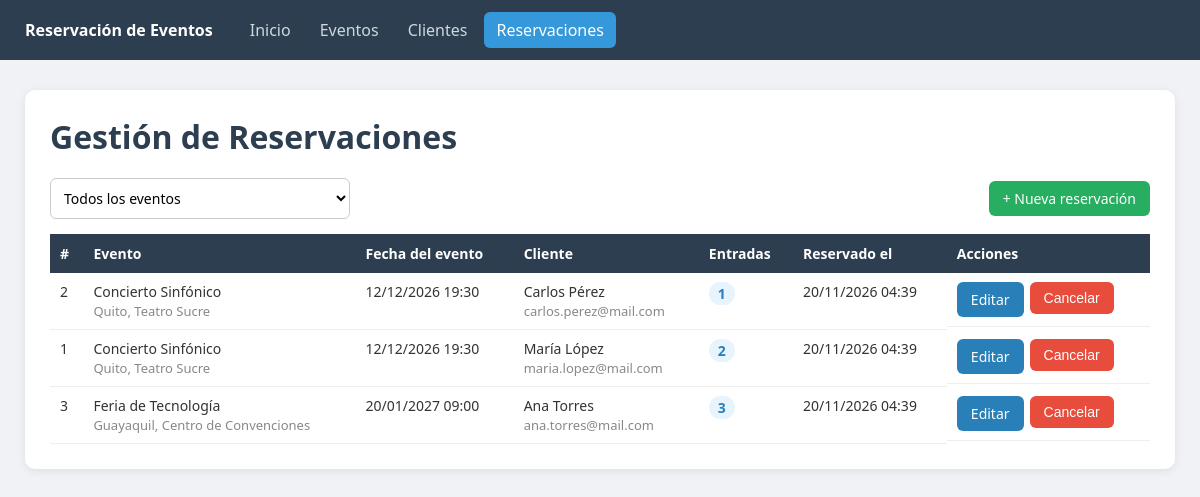
Screenshot of /reservaciones.php with the database file from the repository.
### tables this page shows
CREATE TABLE IF NOT EXISTS reservaciones (
    reservacion_id INT AUTO_INCREMENT PRIMARY KEY,
    evento_id INT NOT NULL,
    cliente_id INT NOT NULL,
    cantidad INT NOT NULL DEFAULT 1,
    fecha_reservacion TIMESTAMP DEFAULT CURRENT_TIMESTAMP,
    CONSTRAINT fk_reservacion_evento FOREIGN KEY (evento_id) REFERENCES eventos(evento_id),
    CONSTRAINT fk_reservacion_cliente FOREIGN KEY (cliente_id) REFERENCES clientes(cliente_id),
    CONSTRAINT uq_evento_cliente UNIQUE (evento_id, cliente_id)
);

CREATE TABLE IF NOT EXISTS eventos (
    evento_id INT AUTO_INCREMENT PRIMARY KEY,
    nombre VARCHAR(120) NOT NULL,
    descripcion TEXT,
    fecha DATETIME NOT NULL,
    ubicacion VARCHAR(200) NOT NULL
);

CREATE TABLE IF NOT EXISTS clientes (
    cliente_id INT AUTO_INCREMENT PRIMARY KEY,
    nombre VARCHAR(100) NOT NULL,
    apellido VARCHAR(100) NOT NULL,
    email VARCHAR(120) NOT NULL UNIQUE,
    telefono VARCHAR(15)
);

### config/Database.php (called while the page is built)
<?php
class Database
{
    private string $host = "localhost";
    private string $dbName = "reservacion_eventos";
    private string $user = "root";
    private string $password = "";
    private static ?PDO $conexion = null;
    public function conectar(): PDO
    {
        if (self::$conexion === null) {
            try {
                $dsn = "mysql:host={$this->host};dbname={$this->dbName};charset=utf8mb4";
                self::$conexion = new PDO($dsn, $this->user, $this->password);
                self::$conexion->setAttribute(PDO::ATTR_ERRMODE, PDO::ERRMODE_EXCEPTION);
                self::$conexion->setAttribute(PDO::ATTR_DEFAULT_FETCH_MODE, PDO::FETCH_ASSOC);
            } catch (PDOException $e) {
                die("Error de conexión: " . $e->getMessage());
            }
        }
        return self::$conexion;
    }
}

### models/Reservacion.php (called while the page is built, shortened)
<?php
require_once __DIR__ . "/../config/Database.php";
class Reservacion
{
    private PDO $db;
    private string $tabla = "reservaciones";
    public function __construct()
    {
        $this->db = (new Database())->conectar();
    }
    public function listar(int $eventoId = 0): array
    {
        $sql = "SELECT r.reservacion_id, r.cantidad, r.fecha_reservacion,
                       e.evento_id, e.nombre AS evento, e.fecha, e.ubicacion,
                       c.cliente_id, CONCAT(c.nombre, ' ', c.apellido) AS cliente, c.email
                FROM {$this->tabla} r
                INNER JOIN eventos e ON e.evento_id = r.evento_id
                INNER JOIN clientes c ON c.cliente_id = r.cliente_id";
        $params = [];
        $sql .= " ORDER BY e.fecha, cliente";
        $stmt = $this->db->prepare($sql);
        $stmt->execute($params);
        return $stmt->fetchAll();
    }
}

### includes/funciones.php (called while the page is built, shortened)
<?php
function e($txt) { return htmlspecialchars((string)$txt, ENT_QUOTES, "UTF-8"); }
function fecha($valor) { return date("d/m/Y H:i", strtotime($valor)); }

### reservaciones.php (the view, shortened to what this page needs)
<?php
require_once "models/Reservacion.php";
require_once "includes/funciones.php";
$reservacion = new Reservacion();
$eventoId = (int)($_GET["evento"] ?? 0);
$reservaciones = $reservacion->listar($eventoId);
require "includes/header.php";
?>
<div class="contenedor">
    <h1>Gestión de Reservaciones</h1>
    <div class="barra">
        <form method="GET" class="buscador">
            <select name="evento" onchange="this.form.submit()">
                <option value="0">Todos los eventos</option>
            </select>
        </form>
        <a href="reservacion_form.php<?= $eventoId ? "?evento=$eventoId" : "" ?>" class="btn verde">+ Nueva reservación</a>
    </div>
    <table>
        <thead>
        <tr>
            <th>#</th><th>Evento</th><th>Fecha del evento</th><th>Cliente</th>
            <th>Entradas</th><th>Reservado el</th><th>Acciones</th>
        </tr>
        </thead>
        <tbody>
        <?php if (empty($reservaciones)): ?>
            <tr><td colspan="7" class="centro">No hay reservaciones registradas.</td></tr>
        <?php else: foreach ($reservaciones as $r): ?>
            <tr>
                <td><?= e($r["reservacion_id"]) ?></td>
                <td><?= e($r["evento"]) ?><br><span class="tenue"><?= e($r["ubicacion"]) ?></span></td>
                <td><?= fecha($r["fecha"]) ?></td>
                <td><?= e($r["cliente"]) ?><br><span class="tenue"><?= e($r["email"]) ?></span></td>
                <td><span class="chip"><?= (int)$r["cantidad"] ?></span></td>
                <td><?= fecha($r["fecha_reservacion"]) ?></td>
                <td class="acciones">
                    <a href="reservacion_form.php?id=<?= $r["reservacion_id"] ?>" class="btn azul">Editar</a>
                    <form method="POST" action="reservacion_eliminar.php" onsubmit="return confirm('¿Cancelar esta reservación?');">
                        <button type="submit" class="btn rojo">Cancelar</button>
                    </form>
                </td>
            </tr>
        <?php endforeach; endif; ?>
        </tbody>
    </table>
</div>
<?php require "includes/footer.php"; ?>

### css/estilos.css (style rules this page uses)
* { box-sizing: border-box; margin: 0; padding: 0; }
body { font-family: "Segoe UI", Arial, sans-serif; background: #f0f2f5; color: #333; }
.contenedor { max-width: 1150px; margin: 30px auto; background: #fff; padding: 25px; border-radius: 10px; box-shadow: 0 2px 10px rgba(0,0,0,.08); }
h1 { margin-bottom: 20px; color: #2c3e50; }
.barra { display: flex; justify-content: space-between; align-items: center; gap: 10px; flex-wrap: wrap; margin-bottom: 15px; }
.buscador { display: flex; gap: 8px; }
.buscador input, .buscador select { width: 300px; }
input, textarea, select { width: 100%; padding: 9px; border: 1px solid #ccc; border-radius: 6px; font-size: 14px; font-family: inherit; background: #fff; }
.btn { display: inline-block; padding: 8px 14px; border: none; border-radius: 6px; background: #3498db; color: #fff; text-decoration: none; font-size: 14px; cursor: pointer; white-space: nowrap; }
.verde { background: #27ae60; }
.azul { background: #2980b9; }
.rojo { background: #e74c3c; }
table { width: 100%; border-collapse: collapse; font-size: 14px; }
th { background: #2c3e50; color: #fff; padding: 10px; text-align: left; }
td { padding: 9px 10px; border-bottom: 1px solid #eee; vertical-align: top; }
.acciones { display: flex; gap: 6px; }
.acciones form { margin: 0; }
.chip { display: inline-block; background: #e8f4fd; color: #2980b9; padding: 2px 9px; border-radius: 12px; font-weight: 600; }
.tenue { color: #888; font-size: 13px; }

### rows the page displays
reservaciones: reservacion_id "2", evento.nombre "Concierto Sinfónico", evento.ubicacion "Quito, Teatro Sucre", evento.fecha "12/12/2026 19:30", cliente "Carlos Pérez", cliente.email "carlos.perez@mail.com", cantidad "1", fecha_reservacion "20/11/2026 04:39"
reservaciones: reservacion_id "1", evento.nombre "Concierto Sinfónico", evento.ubicacion "Quito, Teatro Sucre", evento.fecha "12/12/2026 19:30", cliente "María López", cliente.email "maria.lopez@mail.com", cantidad "2", fecha_reservacion "20/11/2026 04:39"
reservaciones: reservacion_id "3", evento.nombre "Feria de Tecnología", evento.ubicacion "Guayaquil, Centro de Convenciones", evento.fecha "20/01/2027 09:00", cliente "Ana Torres", cliente.email "ana.torres@mail.com", cantidad "3", fecha_reservacion "20/11/2026 04:39"
